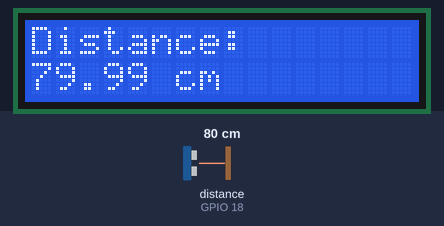
The sketch below on a simulated ESP32. On the bench: 16×2 character LCD. Wiring (from diagram.json): ultrasonic range finder: trigger GPIO 19; echo GPIO 18. The test bench sets the inputs (shaded band); at power-on: distance to the obstacle (sensor on GPIO 18) 80 cm. The echo pulse lasts 58.3 µs per cm.

Above: at 1.2 s.
1.3 s: distance to the obstacle (sensor on GPIO 18) set to 2 cm
At 1.8 s:
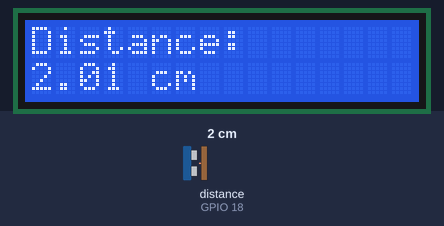
2.8 s: distance to the obstacle (sensor on GPIO 18) set to 4 cm
At 3.9 s:
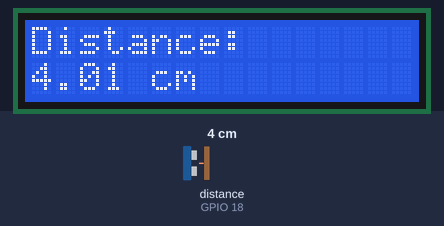
4.3 s: distance to the obstacle (sensor on GPIO 18) set to 9 cm
At 5.7 s:
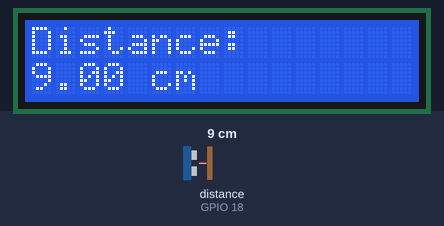
Timing chart, 0 to 7.3 s (numbered marks = the images above; inputs shaded):
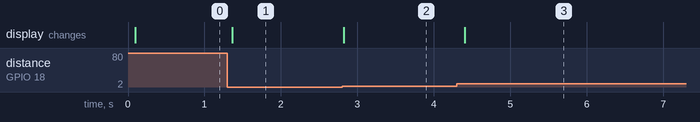

Measured:
- after the input at 1.3 s, the display: changes after 0.06 s (image 1)
- after the input at 2.8 s, the display: changes at once (image 2)
- after the input at 4.3 s, the display: changes after 0.11 s (image 3)

The sketch:

sketch.ino
```cpp
#include <Wire.h>
#include <LiquidCrystal_I2C.h>

LiquidCrystal_I2C LCD(0x27, 16, 2);
float duration, DISTANCE;

void setup() {
  pinMode(19, OUTPUT);  // Trig
  pinMode(18, INPUT);   // Echo
  LCD.init();
  LCD.backlight();
  LCD.setCursor(0, 0);
  LCD.print("Distance:");
}

void loop() {
  // Trigger the sensor
  digitalWrite(19, LOW);
  delay(2);
  digitalWrite(19, HIGH);
  delay(10);
  digitalWrite(19, LOW);

  // Read echo duration
  duration = pulseIn(18, HIGH);

  // Calculate distance in cm
  DISTANCE = (0.0343 * duration) / 2;

  // Display on LCD
  LCD.setCursor(0, 1);
  LCD.print(DISTANCE, 2);
  LCD.print(" cm  ");  // overwrite previous digits

  delay(100);  // small delay between readings
}
```
